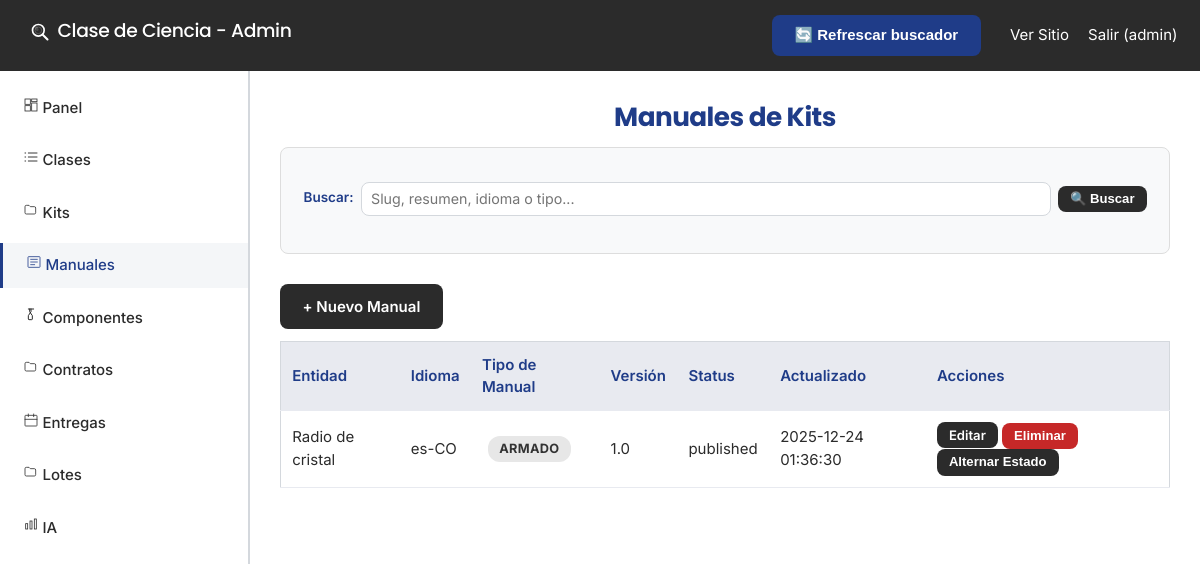
The page /admin/kits/manuals/index.php (signed in) on the database as committed earlier.
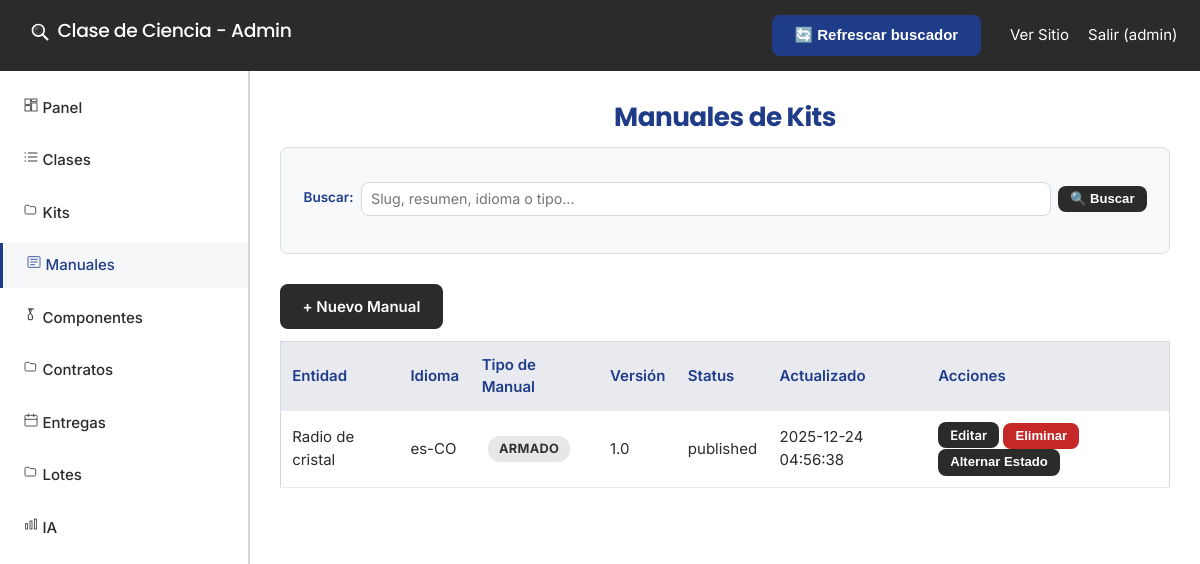
The same page on the database as committed later.
### tables this page shows
CREATE TABLE `kit_manuals` (
  `id` int(11) NOT NULL,
  `kit_id` int(11) NOT NULL,
  `slug` varchar(120) NOT NULL COMMENT 'Slug del manual (por kit/idioma)',
  `version` varchar(32) NOT NULL DEFAULT '1.0',
  `status` enum('draft','approved','published','discontinued') NOT NULL DEFAULT 'draft',
  `tipo_manual` enum('seguridad','armado','calibracion','uso','mantenimiento','teoria','experimento','solucion','evaluacion','docente','referencia') NOT NULL DEFAULT 'armado',
  `ambito` enum('kit','componente') NOT NULL DEFAULT 'kit',
  `item_id` int(11) DEFAULT NULL,
  `idioma` varchar(10) NOT NULL DEFAULT 'es-CO',
  `resumen` varchar(255) DEFAULT NULL,
  `time_minutes` int(11) DEFAULT NULL COMMENT 'Tiempo estimado de armado',
  `dificultad_ensamble` varchar(32) DEFAULT NULL,
  `pasos_json` longtext DEFAULT NULL CHECK (json_valid(`pasos_json`)),
  `herramientas_json` longtext DEFAULT NULL CHECK (json_valid(`herramientas_json`)),
  `seguridad_json` longtext DEFAULT NULL CHECK (json_valid(`seguridad_json`)),
  `html` mediumtext DEFAULT NULL,
  `render_mode` enum('legacy','fullhtml') NOT NULL DEFAULT 'legacy',
  `published_at` datetime DEFAULT NULL,
  `created_at` datetime NOT NULL DEFAULT current_timestamp(),
  `updated_at` datetime NOT NULL DEFAULT current_timestamp() ON UPDATE current_timestamp()
);

CREATE TABLE `kits` (
  `id` int(11) NOT NULL,
  `clase_id` int(11) NOT NULL,
  `nombre` varchar(120) NOT NULL,
  `slug` varchar(120) DEFAULT NULL,
  `codigo` varchar(64) DEFAULT NULL,
  `version` varchar(32) DEFAULT NULL,
  `resumen` text DEFAULT NULL,
  `contenido_html` mediumtext DEFAULT NULL,
  `imagen_portada` varchar(255) DEFAULT NULL,
  `video_portada` varchar(255) DEFAULT NULL,
  `seguridad` longtext DEFAULT NULL CHECK (json_valid(`seguridad`)),
  `seo_title` varchar(160) DEFAULT NULL,
  `seo_description` varchar(255) DEFAULT NULL,
  `activo` tinyint(1) NOT NULL DEFAULT 1,
  `created_at` datetime NOT NULL DEFAULT current_timestamp(),
  `updated_at` datetime NOT NULL DEFAULT current_timestamp() ON UPDATE current_timestamp(),
  `time_minutes` int(11) DEFAULT NULL COMMENT 'Tiempo armado por defecto',
  `dificultad_ensamble` varchar(32) DEFAULT NULL COMMENT 'Dificultad por defecto'
);

### admin/kits/manuals/index.php (the view, shortened to what this page needs)
<?php
require_once __DIR__ . '/../../auth.php';
require_once __DIR__ . '/../../header.php';
require_once __DIR__ . '/../../../config.php';
$kit_id = isset($_GET['kit_id']) ? intval($_GET['kit_id']) : 0;
$search = isset($_GET['search']) ? trim($_GET['search']) : '';
$kit = null;
$manuals = [];
try {
  if ($kit_id > 0) {
    $params = [$kit_id];
    $sql = 'SELECT km.*, k.nombre AS kit_nombre, ki.nombre_comun AS item_nombre
            FROM kit_manuals km
            LEFT JOIN kits k ON k.id = km.kit_id
            LEFT JOIN kit_items ki ON ki.id = km.item_id
            WHERE km.kit_id = ?';
    if ($search !== '') {
      $sql .= ' AND (km.slug LIKE ? OR km.resumen LIKE ? OR km.idioma LIKE ? OR km.tipo_manual LIKE ?)';
      $term = '%' . $search . '%';
      array_push($params, $term, $term, $term, $term);
    }
    $sql .= ' ORDER BY km.idioma, km.version DESC, km.id DESC';
    $stmt = $pdo->prepare($sql);
    $stmt->execute($params);
  } else {
    $params = [];
    $sql = 'SELECT km.*, k.nombre AS kit_nombre, ki.nombre_comun AS item_nombre
            FROM kit_manuals km
            LEFT JOIN kits k ON k.id = km.kit_id
            LEFT JOIN kit_items ki ON ki.id = km.item_id';
    $sql .= ' ORDER BY km.id DESC';
    $stmt = $pdo->prepare($sql);
    $stmt->execute($params);
  }
  $manuals = $stmt->fetchAll(PDO::FETCH_ASSOC);
} catch (PDOException $e) {
  $error_msg = 'Error cargando manuales: ' . htmlspecialchars($e->getMessage(), ENT_QUOTES, 'UTF-8');
  echo '<script>console.log("❌ [ManualsIndex] Error: ' . htmlspecialchars($e->getMessage(), ENT_QUOTES, 'UTF-8') . '");</script>';
}
?>
<div class="container">
  <h1>Manuales de Kits</h1>
  <div class="filters-bar">
    <form method="GET" class="filters-form">
      <div class="filter-group search-group">
        <label for="search">Buscar:</label>
        <input type="text" name="search" id="search" value="<?= htmlspecialchars($search, ENT_QUOTES, 'UTF-8') ?>" placeholder="Slug, resumen, idioma o tipo..." />
        <button type="submit" class="btn btn-sm">🔍 Buscar</button>
      </div>
    </form>
  </div>
  <div style="margin: 12px 0;">
    <a class="btn" href="/admin/kits/manuals/edit.php?<?= $kit ? 'kit_id=' . (int)$kit['id'] : '' ?>">+ Nuevo Manual</a>
  </div>
  <table class="data-table">
    <thead>
      <tr>
        <th>Entidad</th>
        <th>Idioma</th>
        <th>Tipo de Manual</th>
        <th>Versión</th>
        <th>Status</th>
        <th>Actualizado</th>
        <th>Acciones</th>
      </tr>
    </thead>
    <tbody>
      <?php foreach ($manuals as $m): ?>
        <tr>
          <td>
            <?php
              $ambito = $m['ambito'] ?? 'kit';
              $entidad = '';
              if ($ambito === 'componente') {
                $entidad = $m['item_nombre'] ?? '';
              } else {
                $entidad = $kit ? ($kit['nombre'] ?? '') : ($m['kit_nombre'] ?? '');
              }
              echo htmlspecialchars($entidad, ENT_QUOTES, 'UTF-8');
            ?>
          </td>
          <td><?= htmlspecialchars($m['idioma']) ?></td>
          <td><span class="badge"><?= htmlspecialchars($m['tipo_manual']) ?></span></td>
          <td><?= htmlspecialchars($m['version']) ?></td>
          <td><?= htmlspecialchars($m['status']) ?></td>
          <td><?= htmlspecialchars($m['updated_at']) ?></td>
          <td>
            <a class="btn btn-sm" href="/admin/kits/manuals/edit.php?id=<?= (int)$m['id'] ?>">Editar</a>
            <form method="post" style="display:inline;" onsubmit="return confirm('¿Eliminar manual?');">
              <button class="btn btn-sm btn-danger" type="submit">Eliminar</button>
            </form>
            <form method="post" style="display:inline;">
              <button class="btn btn-sm" type="submit">Alternar Estado</button>
            </form>
          </td>
        </tr>
      <?php endforeach; ?>
    </tbody>
  </table>
</div>
<?php require_once __DIR__ . '/../../footer.php'; ?>

Rows that differ between the two databases and show on the page:
changed kit_manuals "es-CO": updated_at "2025-12-24 01:36:30" → "2025-12-24 04:56:38"
